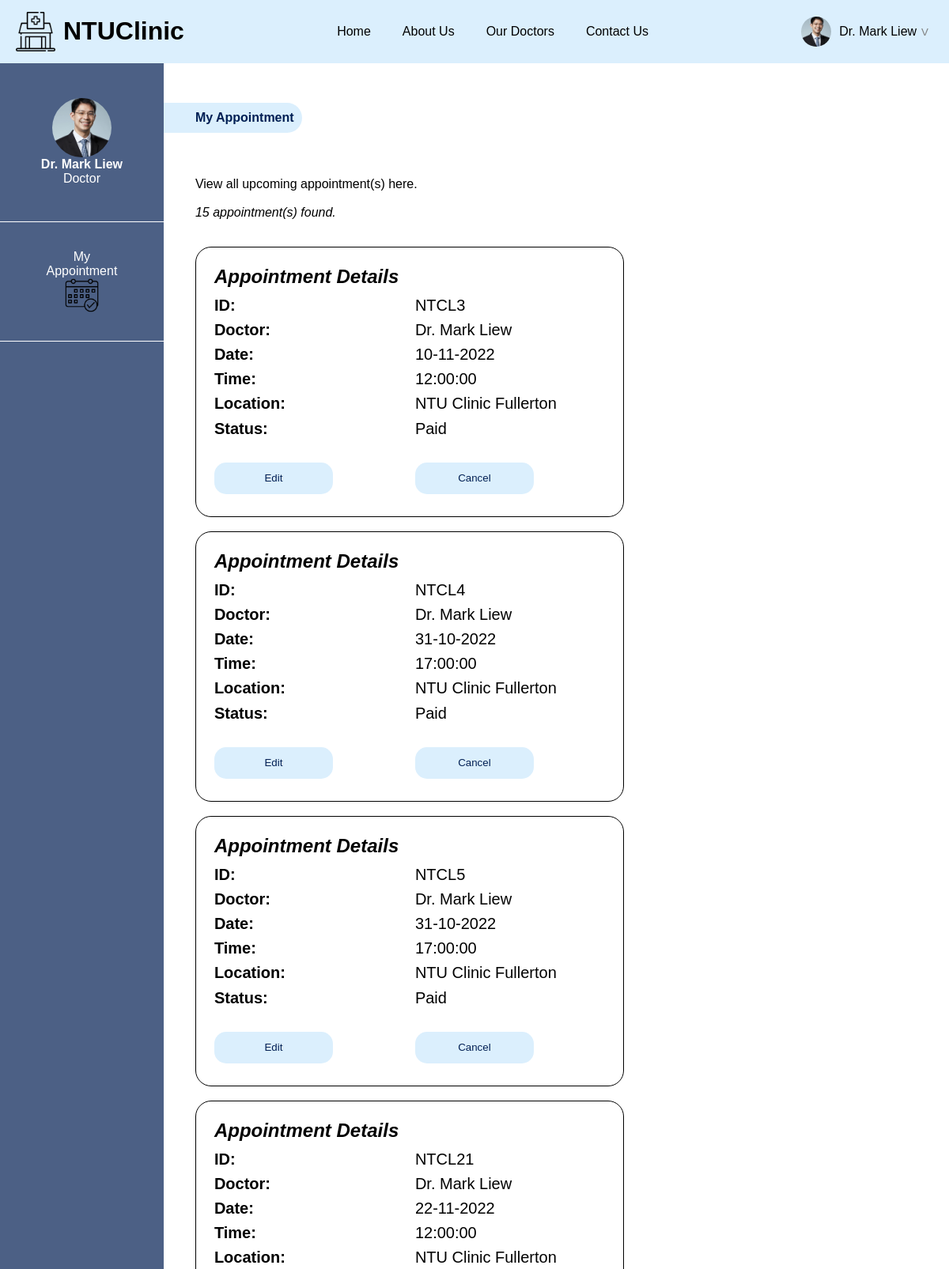
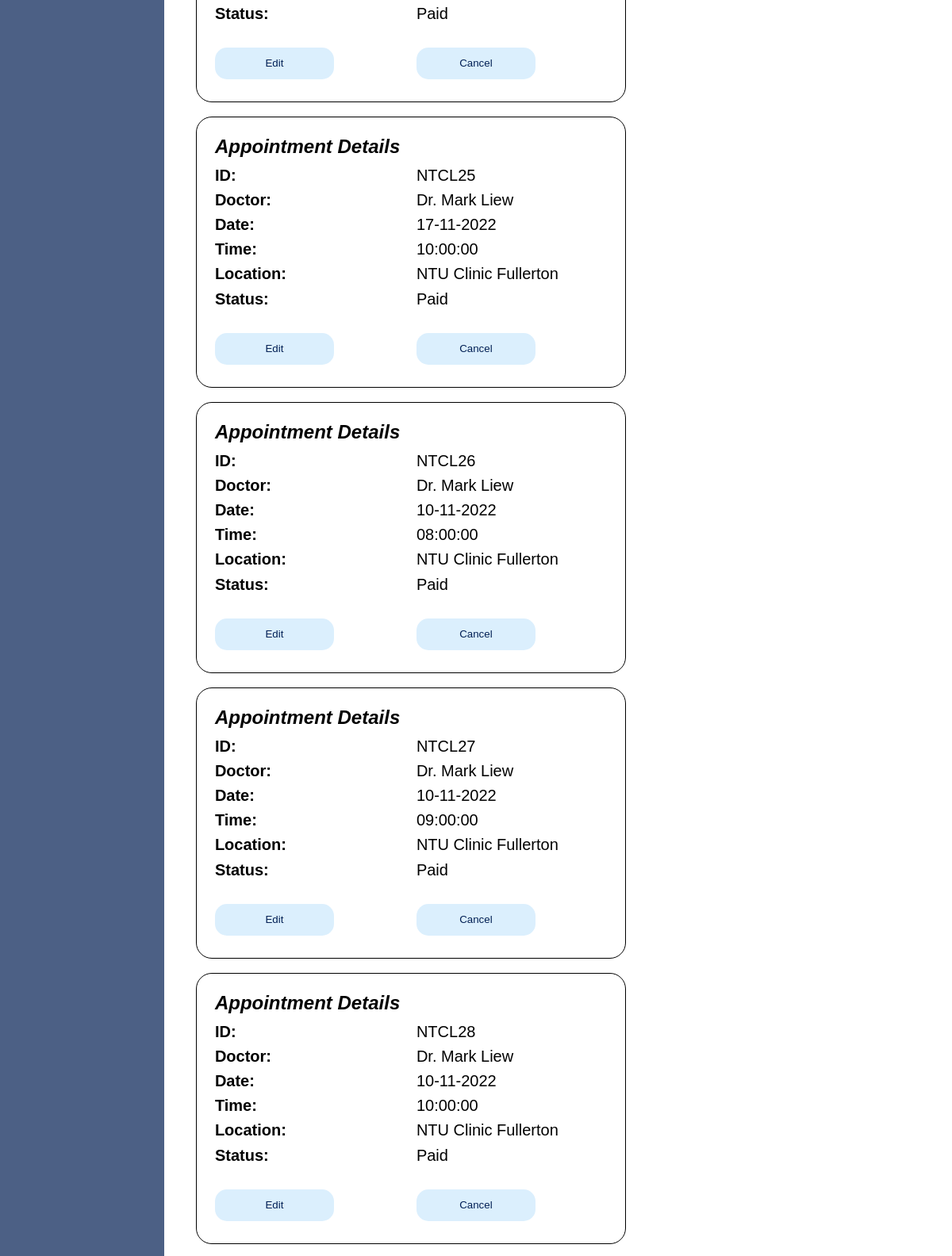
Page /doctor/myappointment.php (signed in, upper part) on the committed database (2 pictures, top to bottom).
### tables this page shows
CREATE TABLE `Doctors` (
  `doctorid` int(10) UNSIGNED NOT NULL,
  `docname` char(255) NOT NULL,
  `description` text DEFAULT NULL,
  `clinicid` int(11) NOT NULL,
  `image` char(100) NOT NULL,
  `contact` char(10) NOT NULL,
  `joindate` varchar(11) NOT NULL,
  `certexp` varchar(11) NOT NULL,
  `email` char(100) NOT NULL,
  `password` char(255) NOT NULL
);

CREATE TABLE `Appointments` (
  `appointmentID` int(10) UNSIGNED NOT NULL,
  `user` int(11) NOT NULL,
  `location` char(200) NOT NULL,
  `doctor` char(100) NOT NULL,
  `date` date NOT NULL,
  `time` time NOT NULL,
  `timeCompleted` time NOT NULL,
  `paid_status` tinyint(1) NOT NULL,
  `book_status` tinyint(1) NOT NULL
);

CREATE TABLE `Clinics` (
  `clinicid` int(10) UNSIGNED NOT NULL,
  `clinicname` char(255) NOT NULL,
  `cliniclocation` char(255) DEFAULT NULL,
  `cliniccontact` char(50) NOT NULL
);

### methods/getUserData.php (called while the page is built, shortened)
<?php
include "dbconnect.php";
if (isset($_SESSION['valid_user']))
{
  $currentUserId = $_SESSION['valid_user_id'];
  $currentUserType = $_SESSION['valid_user_type'];
  $uid = 'userid';
  if ($currentUserType == 'doctors') {
    $uid = 'doctorid';
  }
  $query = 'select * from '.$currentUserType.' '
           ."where ".$uid."='$currentUserId'";
  $result = $dbcnx->query($query);
  if ($result->num_rows >0 )
  {
    while ($row = mysqli_fetch_assoc($result)){
      $currentUserData = $row;
    }
  }
}
?>

### doctor/appointmentRetrieval.php (called while the page is built, shortened)
<?php
	include "../methods/getUserData.php";
	$db = mysqli_connect('localhost', 'root', '');
	mysqli_select_db($db,'project');
	$sql=
		"SELECT a.user, a.location, a.doctor, a.date, a.time,
		a.paid_status, a.book_status
		FROM appointments a
		INNER JOIN patients p on a.user = p.userid
		";
	$result = mysqli_query($db,$sql);
	$count=0;
	while ($row = mysqli_fetch_assoc($result)){
	if ($row['doctor'] == $_SESSION['valid_user_id']) {
		if ($row['paid_status'] == "1") {
			if ($row['book_status'] == "1")
			{
			$count=$count+1;
			}
		}
	}
	}
?>

### doctor/myappointment.php (the view, shortened to what this page needs)
<!DOCTYPE html>
<html lang="en">
<head>
<link rel="stylesheet" href="../style.css" />
<link rel="stylesheet" href="./sidepanel.css" />
<link rel="stylesheet" href="./myappointment.css" />
<body>
<div id="wrapper">
	<?php include 'header.php'; ?>
	<div id="bodycontent">
	<?php include "sidepanel.php"; ?>
	<div class="leftcontent">
		<div class="breadcrumb">
		<a href="myappointment.php" class="botnav"><b>My Appointment</b></a>
  </div>
	<div class="maincontainer">
	<dt id="abcd">
		<?php include 'appointmentRetrieval.php';
		echo "<p>
		View all upcoming appointment(s) here.<br><br>" .
		"<i>" . $count . " appointment(s) found.</i></p><br>";
		?>
		<?php
		include "../methods/getUserData.php";
		$doc_id = $_SESSION['valid_user_id'];
		$db = mysqli_connect('localhost', 'root', '');
		mysqli_select_db($db,'project');
		$sql=
		"SELECT *
		FROM appointments a
		INNER JOIN patients p on a.user = p.userid
		INNER JOIN doctors d on a.doctor = d.doctorid
		INNER JOIN clinics c on a.location = c.clinicid
		WHERE doctor='$doc_id'";
		$result = mysqli_query($db,$sql);
		while ($row = mysqli_fetch_assoc($result)){
		if ($row['paid_status'] == "1") {
			if ($row['book_status'] == "1")
			{
			$location = $row['clinicname'];
			$doctor = $row['docname'];
			$date = $row['date'];
			$time = $row['time'];
			$apptID = $row['appointmentID'];
			$date2 = date("d-m-Y", strtotime($date));
			echo "
			<div class='table-wrapper'>
			<table class='appointment-table' style='font-size:20px;height:300px;width:450px;'>
			<th colspan='2' style='float:left;font-size:24px;'>
				<i>Appointment Details</i>
			</th>
			<tr>
				<td style='width:250px;'><b>ID: </b></td>
				<td><span id='doctor'>
				NTCL$apptID
				</span></td>
			</tr>
			<tr>
				<td style='width:250px;'><b>Doctor: </b></td>
				<td><span id='doctor'>
				$doctor
				</span></td>
			</tr>
			<tr>
				<td style='width:250px;'><b>Date: </b></td>
				<td><span id='date'>
				$date2
				</span></td>
			</tr>
			<tr>
				<td style='width:250px;'><b>Time: </b></td>
				<td><span id='time'>
				$time
				</span></td>
			</tr>
			<tr>
				<td style='width:250px;'><b>Location: </b></td>
				<td><span id='location'>
				$location
				</span></td>
			</tr>
			<tr>
				<td style='width:250px;'><b>Status: </b></td>
				<td><span id='status'>
				Paid
				</span></td>
			</tr>
			<tr>
			<td style='float: center; width:250px;'>
				<form action='editappointment.php' method='post'>
					<input value='$apptID' name='apptID' type='hidden'/>
					<button id='editbutton' class='primarybutton'>Edit</button>
				</form>
			</td>
			<td style='float: center;'>
			<form action='cancelappointment.php' method='post'>
			<input value='$apptID' name='apptID' type='hidden'/>
				<button id='cancelbutton' onclick='alertpopup()' class='primarybutton'>Cancel</button>
				</form>
			</td>
			</tr>
			</table>
			</div>
			<br>";
			}
			}
			}
		?>
	</div>
</div>
	</div>
</div>
</body>

### doctor/header.php (shortened to what this page needs)
<?php
  echo '
  <script type="text/javascript" src="../methods/getPath.js"></script>
  <header>
  <div id="headerlogo">
    <img src="../images/cliniclogo.png" width="50" height="50" class="icon"/>
    <h1> NTUClinic </h1>
  </div>
  <nav id="headernav">
    <a href="javascript:getAbsolutePath(\'home.php\',\'\');" class="topnav">Home</a>
    <a href="javascript:getAbsolutePath(\'about.php\',\'\');" class="topnav">About Us</a>
    <a href="javascript:getAbsolutePath(\'doctors.php\',\'\');" class="topnav">Our Doctors</a>
    <a href="javascript:getAbsolutePath(\'contact.php\',\'\');" class="topnav">Contact Us</a>
  </nav>';
?>
<?php
include '../methods/getUserData.php';
  if (isset($_SESSION['valid_user']))
  {
    echo "<a href='doctor/profile.php' id='headerprofile'>";
    echo '<img src="../images/doctors/'.$currentUserData['image'].'" width="38" height="38" class="icon profimg">';
    echo $_SESSION["valid_user"];
    echo "<form method=\"post\" action=\"login.php\" ><button class=\"profiledrop\" type=\"submit\">V</button></form>";
    echo "</a>";
  }
  else {
    echo "<a href='login.php' id='headerprofile'>";
    echo "<img src='../images/profile.png' width='38' height='38' class='icon'>";
    echo "Login / Signup";
    echo "</a>";
  }
  echo '</header>';
?>

### doctor/sidepanel.php
<?php
  include '../methods/getUserData.php';
    echo '<div class="sidecontainer">';
    echo '<nav id="sidepanel">';
    echo '<a href="profile.php"><div class="panel" id="panel1">';
    echo '<img src="../images/doctors/'.$currentUserData['image'].'" width="75" height="75" class="profimg">';
    echo '<p><b>'.$currentUserData['docname'].'</b>';
    echo '<p>Doctor</p>';
    echo '</div></a>';
    echo '<a href="myappointment.php" id="sidenav">';
    echo '<div class="panel">';
    echo '<p id="abc">My<br>Appointment</p>';
    echo '<img src="../images/myappointment.png" width="43" height="43">';
    echo '</div> </a>';
    echo '</nav>';
    echo '</div>';
?>

### style.css (style rules this page uses)
body { margin: 0px; width: 100vw; min-height: 100vh; overflow-x: hidden; font-family:arial, sans-serif; }
img { object-fit: cover; }
header { background-color: #dbeffd; display: flex; flex-direction: row; align-items: center; justify-content: space-between; padding: 0px 20px; }
#headerlogo { display: flex; flex-direction: row; height: 100%; align-items: center; }
.icon { margin-right: 10px; }
.profiledrop { background: none; border: none; color: grey; cursor: pointer; }
#headernav { display: flex; flex-direction: row; }
nav > a { text-decoration: none; color: #000000; }
nav > .topnav { margin: 20px; }
#headerprofile { display: flex; flex-direction: row; align-items: center; color: #000000; text-decoration: none; }
#bodycontent { background-color: #FFFFFF; min-height: calc(100vh - 40px); }
.botnav { color:#001f54; }
.primarybutton { background: #dbeffd; color: #001f54; border: none; border-radius: 80px; height: 40px; width: 150px; cursor: pointer; margin-top: 20px; }
#wrapper { margin: auto; }

### doctor/sidepanel.css (style rules this page uses)
.sidecontainer { width:250px; height:auto; background-color: #4c6085; color: white; width: 250px; }
.panel { display: flex; flex-direction: column; justify-content: center; align-items: center; color: white; background-color: #4c6085; cursor: pointer; height: 150px; text-align: center; border-bottom: 1px white solid; }
.panel > p { margin: 0px; }
#panel1 { height:200px; }
#sidenav { text-decoration: none; color: white; }
#bodycontent { display: flex; flex-direction: row; }
.leftcontent { width: 100%; }
.breadcrumb { color: #001f54; margin: 50px 0px 20px 0; background-color: #dbeffd; padding: 10px; padding-left: 40px; border-radius: 0 40px 40px 0; width: max-content; }
.maincontainer { padding-left: 40px; padding-top: 20px; }
.botnav { text-decoration: none; }
.profimg { border-radius: 50px; }

### doctor/myappointment.css (style rules this page uses)
#editbutton { padding-left:20px; padding-right:20px; padding-top: 3px; padding-bottom: 3px; border-radius: 15px; }
#cancelbutton { padding-left:20px; padding-right:20px; padding-top: 3px; padding-bottom: 3px; border-radius: 15px; }
.table-wrapper { padding: 20px; border: 1px solid; border-radius: 20px; width: 500px; }

### rows in the picture
doctors: image (picture), docname "Dr. Mark Liew"
appointments: appointmentID "3", doctors.docname "Dr. Mark Liew", date "10-11-2022", time "12:00:00", clinics.clinicname "NTU Clinic Fullerton"
appointments: appointmentID "4", doctors.docname "Dr. Mark Liew", date "31-10-2022", time "17:00:00", clinics.clinicname "NTU Clinic Fullerton"
appointments: appointmentID "5", doctors.docname "Dr. Mark Liew", date "31-10-2022", time "17:00:00", clinics.clinicname "NTU Clinic Fullerton"
appointments: appointmentID "21", doctors.docname "Dr. Mark Liew", date "22-11-2022", time "12:00:00", clinics.clinicname "NTU Clinic Fullerton"
appointments: appointmentID "25", doctors.docname "Dr. Mark Liew", date "17-11-2022", time "10:00:00", clinics.clinicname "NTU Clinic Fullerton"
appointments: appointmentID "26", doctors.docname "Dr. Mark Liew", date "10-11-2022", time "08:00:00", clinics.clinicname "NTU Clinic Fullerton"
appointments: appointmentID "27", doctors.docname "Dr. Mark Liew", date "10-11-2022", time "09:00:00", clinics.clinicname "NTU Clinic Fullerton"
appointments: appointmentID "28", doctors.docname "Dr. Mark Liew", date "10-11-2022", time "10:00:00", clinics.clinicname "NTU Clinic Fullerton"

### other values in the picture
$_SESSION["valid_user"] "Dr. Mark Liew"
$count "15"
